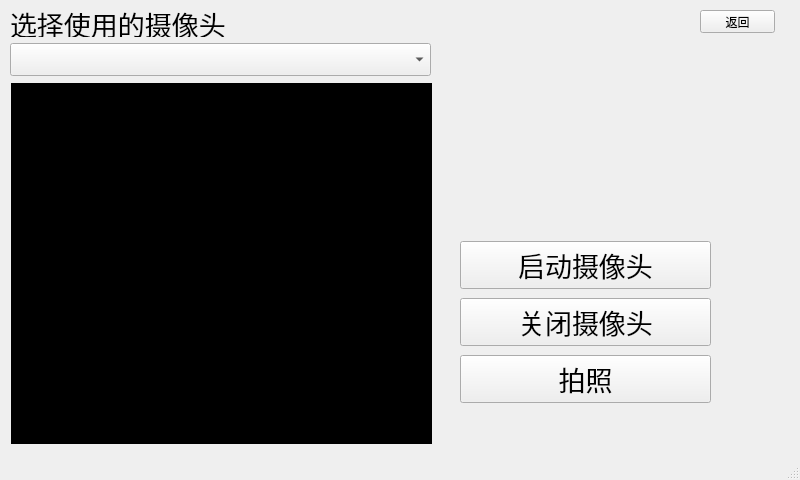
<?xml version="1.0" encoding="UTF-8"?>
<ui version="4.0">
 <class>CameraWindow</class>
 <widget class="QMainWindow" name="CameraWindow">
  <property name="geometry">
   <rect>
    <x>0</x>
    <y>0</y>
    <width>800</width>
    <height>480</height>
   </rect>
  </property>
  <property name="windowTitle">
   <string>MainWindow</string>
  </property>
  <widget class="QWidget" name="centralwidget">
   <widget class="QLabel" name="label">
    <property name="geometry">
     <rect>
      <x>10</x>
      <y>10</y>
      <width>224</width>
      <height>27</height>
     </rect>
    </property>
    <property name="font">
     <font>
      <family>楷体</family>
      <pointsize>20</pointsize>
     </font>
    </property>
    <property name="text">
     <string>选择使用的摄像头</string>
    </property>
   </widget>
   <widget class="QComboBox" name="cameraselect">
    <property name="geometry">
     <rect>
      <x>10</x>
      <y>43</y>
      <width>421</width>
      <height>33</height>
     </rect>
    </property>
    <property name="font">
     <font>
      <family>楷体</family>
      <pointsize>20</pointsize>
     </font>
    </property>
   </widget>
   <widget class="QPushButton" name="pushButton_4">
    <property name="geometry">
     <rect>
      <x>700</x>
      <y>10</y>
      <width>75</width>
      <height>23</height>
     </rect>
    </property>
    <property name="text">
     <string>返回</string>
    </property>
   </widget>
   <widget class="QWidget" name="QVwidget" native="true">
    <property name="geometry">
     <rect>
      <x>11</x>
      <y>83</y>
      <width>421</width>
      <height>361</height>
     </rect>
    </property>
    <property name="styleSheet">
     <string notr="true">background-color: rgb(0, 0, 0);</string>
    </property>
   </widget>
   <widget class="QWidget" name="">
    <property name="geometry">
     <rect>
      <x>460</x>
      <y>238</y>
      <width>251</width>
      <height>171</height>
     </rect>
    </property>
    <layout class="QVBoxLayout" name="verticalLayout">
     <item>
      <widget class="QPushButton" name="oncambt">
       <property name="font">
        <font>
         <family>楷体</family>
         <pointsize>20</pointsize>
        </font>
       </property>
       <property name="text">
        <string>启动摄像头</string>
       </property>
      </widget>
     </item>
     <item>
      <widget class="QPushButton" name="offcambt">
       <property name="font">
        <font>
         <family>楷体</family>
         <pointsize>20</pointsize>
        </font>
       </property>
       <property name="text">
        <string>关闭摄像头</string>
       </property>
      </widget>
     </item>
     <item>
      <widget class="QPushButton" name="photobt">
       <property name="font">
        <font>
         <family>楷体</family>
         <pointsize>20</pointsize>
        </font>
       </property>
       <property name="text">
        <string>拍照</string>
       </property>
      </widget>
     </item>
    </layout>
   </widget>
  </widget>
  <widget class="QMenuBar" name="menubar">
   <property name="geometry">
    <rect>
     <x>0</x>
     <y>0</y>
     <width>800</width>
     <height>23</height>
    </rect>
   </property>
  </widget>
  <widget class="QStatusBar" name="statusbar"/>
 </widget>
 <resources/>
 <connections/>
</ui>
